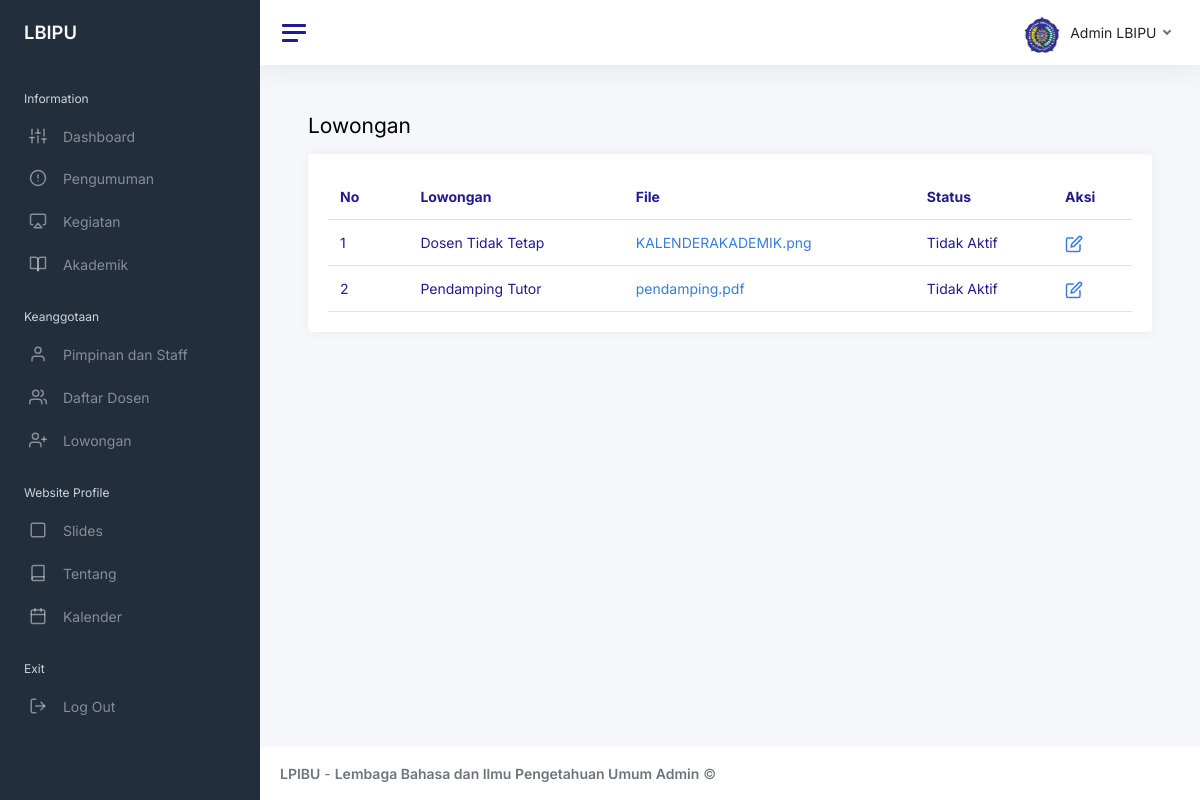
Screenshot of /admin/index.php?halaman=lowongan (signed in) with the database file from the repository.
### tables this page shows
CREATE TABLE `lowongan` (
  `id` int(11) NOT NULL,
  `jenis_lowongan` varchar(100) NOT NULL,
  `detail` text NOT NULL,
  `files` varchar(100) NOT NULL,
  `status_lowongan` varchar(100) NOT NULL
);

### admin/lowongan.php (the view, shortened to what this page needs)
<?php
include '../koneksi.php';
?>
<main class="content">
    <div class="container-fluid p-0">
        <h1 class="h3 mb-3">Lowongan</h1>
        <div class="row">
            <div class="col-12">
                <div class="card flex-fill">
                    <div class="card-body">
                        <table class="table table-hover my-0">
                            <thead>
                                <tr>
                                    <th class="d-none d-xl-table-cell" style="width: 10%;">No</th>
                                    <th>Lowongan</th>
                                    <th class="d-none d-xl-table-cell">File</th>
                                    <th>Status</th>
                                    <th>Aksi</th>
                                </tr>
                            </thead>
                            <tbody>
                                <tr>
                                    <?php $nomor = 1; ?>
                                    <?php $ambil = $koneksi->query("SELECT * FROM lowongan"); ?>
                                    <?php while ($pecah = $ambil->fetch_assoc()) { ?>
                                    <tr>
                                        <td class="d-none d-xl-table-cell"><?= $nomor; ?></td>
                                        <td><?= $pecah['jenis_lowongan']; ?></td>
                                        <td class="d-none d-xl-table-cell"><a href="../file/<?= $pecah['file']; ?>" download><?= $pecah['files']; ?></a></td>
                                        <td><?= $pecah['status_lowongan']; ?></td>
                                        <td>
                                            <a href="index.php?halaman=edit-lowongan&id=<?= $pecah['id']; ?>"><i class="align-middle text-primary" data-feather="edit"></i></a>
                                        </td>
                                    </tr>
                                    <?php $nomor++; ?>
                                    <?php } ?>
                                </tr>
                            </tbody>
                        </table>
                    </div>
                </div>
            </div>
        </div>
    </div>
</main>

### rows the page displays
lowongan: jenis_lowongan "Dosen Tidak Tetap", files "KALENDERAKADEMIK.png", status_lowongan "Tidak Aktif"
lowongan: jenis_lowongan "Pendamping Tutor", files "pendamping.pdf", status_lowongan "Tidak Aktif"
